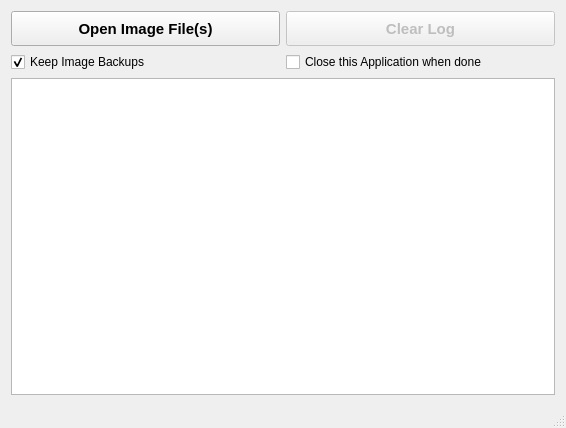
<?xml version="1.0" encoding="UTF-8"?>
<ui version="4.0">
 <class>MainWindowStripper</class>
 <widget class="QMainWindow" name="MainWindowStripper">
  <property name="geometry">
   <rect>
    <x>0</x>
    <y>0</y>
    <width>566</width>
    <height>428</height>
   </rect>
  </property>
  <property name="acceptDrops">
   <bool>true</bool>
  </property>
  <property name="windowTitle">
   <string>Image MetaData Stripper v1.0</string>
  </property>
  <property name="windowIcon">
   <iconset>
    <normaloff>:/new/prefix1/mainwin</normaloff>:/new/prefix1/mainwin</iconset>
  </property>
  <widget class="QWidget" name="centralWidget">
   <layout class="QGridLayout" name="gridLayout_3">
    <item row="0" column="0">
     <layout class="QGridLayout" name="gridLayout">
      <item row="5" column="0">
       <widget class="QPlainTextEdit" name="log">
        <property name="acceptDrops">
         <bool>false</bool>
        </property>
        <property name="readOnly">
         <bool>true</bool>
        </property>
       </widget>
      </item>
      <item row="0" column="0">
       <layout class="QGridLayout" name="gridLayout_2">
        <item row="0" column="1">
         <widget class="QPushButton" name="clear">
          <property name="enabled">
           <bool>false</bool>
          </property>
          <property name="minimumSize">
           <size>
            <width>0</width>
            <height>35</height>
           </size>
          </property>
          <property name="font">
           <font>
            <pointsize>11</pointsize>
            <weight>75</weight>
            <bold>true</bold>
           </font>
          </property>
          <property name="text">
           <string>Clear Log</string>
          </property>
         </widget>
        </item>
        <item row="0" column="0">
         <widget class="QPushButton" name="openFileButton">
          <property name="minimumSize">
           <size>
            <width>0</width>
            <height>35</height>
           </size>
          </property>
          <property name="font">
           <font>
            <pointsize>11</pointsize>
            <weight>75</weight>
            <bold>true</bold>
           </font>
          </property>
          <property name="text">
           <string>Open Image File(s)</string>
          </property>
         </widget>
        </item>
        <item row="1" column="0">
         <widget class="QCheckBox" name="backupCheckBox">
          <property name="text">
           <string>Keep Image Backups</string>
          </property>
          <property name="checked">
           <bool>true</bool>
          </property>
         </widget>
        </item>
        <item row="1" column="1">
         <widget class="QCheckBox" name="quitCheckBox">
          <property name="text">
           <string>Close this Application when done</string>
          </property>
         </widget>
        </item>
       </layout>
      </item>
     </layout>
    </item>
   </layout>
  </widget>
  <widget class="QStatusBar" name="statusBar"/>
 </widget>
 <layoutdefault spacing="6" margin="11"/>
 <resources/>
 <connections/>
</ui>
